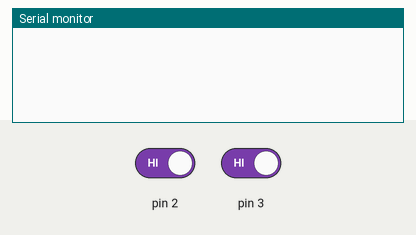
Recording of a sketch running on a simulated Arduino Uno, built with avr-gcc and run on an emulated ATmega328P. Parts: the last lines printed to the serial monitor. Inputs (shaded band) come from the test bench; at power-on: pin 2 HIGH, pin 3 HIGH.

Above: at 1.2 s.
1.3 s: pin 2 driven LOW
At 1.38 s:
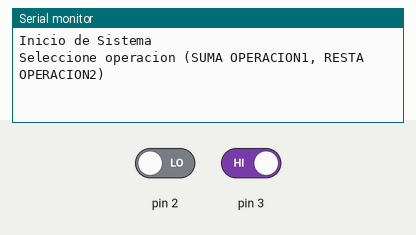
2.8 s: pin 2 driven HIGH and pin 3 driven LOW
At 2.89 s:
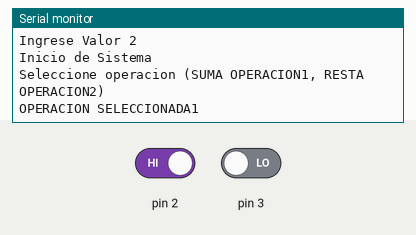
4.4 s: pin 2 driven LOW
At 4.61 s:
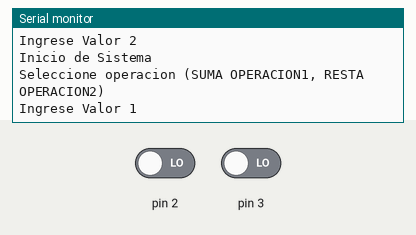
7.4 s: pin 2 driven HIGH
10.4 s: pin 2 driven LOW
13.4 s: pin 2 driven HIGH
Timing chart, 0 to 16.4 s (numbered marks = the images above; inputs shaded):
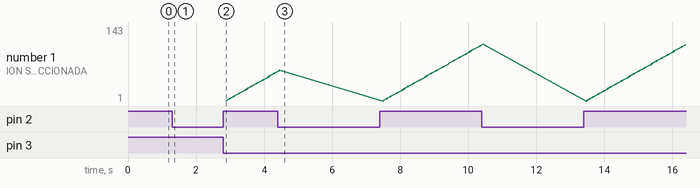

Measured:
- after the input at 1.3 s, the serial monitor: prints a new line at once (image 1)
- after the input at 2.8 s, the serial monitor: prints a new line after 0.08 s (image 2)
- plotted number 1: 60 → 108 after the input at 7.4 s

The sketch:

AcostaM_Tarea9.ino
```cpp
/*
 ACOSTA CHACA MAXEL DAVID
 Realizar un sumador/restador donde el usuario ingrese los datos
 por comunicación serial y el proceso sea controlado por interrupciones.
 */

 int on=0;
 int cont;
 int suma;
 int resta;
 String ter1;
 int ter2;
 String ter3;
 int ter4;
void setup() {
      Serial.begin(9600);
      attachInterrupt(0,cambio,LOW);
      attachInterrupt(1,contador,LOW);
}

void loop() {
    if(on==2){
      ter1=Serial.readString();
      ter2=ter1.toInt();
    }
     if(on==3){
      ter3=Serial.readString();
      ter4=ter3.toInt();
    }
}

void cambio(){

    switch(on){
      case 0:
        Serial.println("Inicio de Sistema");
        Serial.println("Seleccione operacion (SUMA OPERACION1, RESTA OPERACION2)");
        on ++;
       break;
       case 1:
        Serial.println("Ingrese Valor 1");
        on++;
       break;
       case 2:
       Serial.println("Ingrese Valor 2");
        on++;
       break;
       case 3:
          if(cont==1){
            suma=ter2+ter4;
            Serial.println("OPERACION FINALIZADA");
            Serial.println(suma);
          }
            if(cont==2){
              resta=ter2-ter4;
            Serial.println("OPERACION FINALIZADA");
            Serial.println(resta);
          }
          on=0;
          cont=0;
       break;

    }
}
void contador(){
  if(on==1){
    cont++;
    Serial.println(String("OPERACION SELECCIONADA" )+String(cont));
  }
}
```
